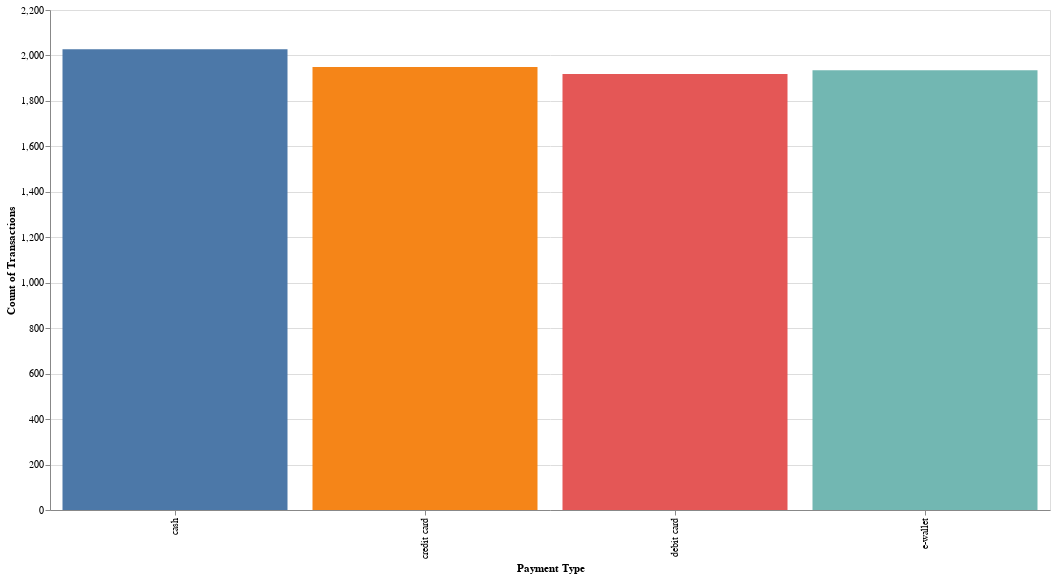

This figure's notebook cell:
### Code cell
import pandas as pd
import altair as alt

# Load your own dataset
df = pd.read_csv('/content/drive/MyDrive/sample_sales_data.csv')

# Group the data by payment type and calculate the count of transactions
grouped_df = df.groupby('payment_type')['transaction_id'].count().reset_index()

# Create the stacked bar chart
chart = alt.Chart(grouped_df).mark_bar().encode(
    x=alt.X('payment_type:N', title='Payment Type'),
    y=alt.Y('transaction_id:Q', title='Count of Transactions'),
    color=alt.Color('payment_type:N', legend=None)
).properties(
    width=1000,
    height=500
)

chart

### Figure 1 — Vega-Lite specification as saved in the notebook (floating-point values rounded to 4 significant figures)
{"config": {"view": {"continuousWidth": 400, "continuousHeight": 300}}, "data": {"name": "data-1c0ff085b541bc821905361f73f08e04"}, "mark": "bar", "encoding": {"color": {"field": "payment_type", "legend": null, "type": "nominal"}, "x": {"field": "payment_type", "title": "Payment Type", "type": "nominal"}, "y": {"field": "transaction_id", "title": "Count of Transactions", "type": "quantitative"}}, "height": 500, "width": 1000, "$schema": "https://vega.github.io/schema/vega-lite/v4.17.0.json", "datasets": {"data-1c0ff085b541bc821905361f73f08e04": [{"payment_type": "cash", "transaction_id": 2027}, {"payment_type": "credit card", "transaction_id": 1949}, {"payment_type": "debit card", "transaction_id": 1918}, {"payment_type": "e-wallet", "transaction_id": 1935}]}}
